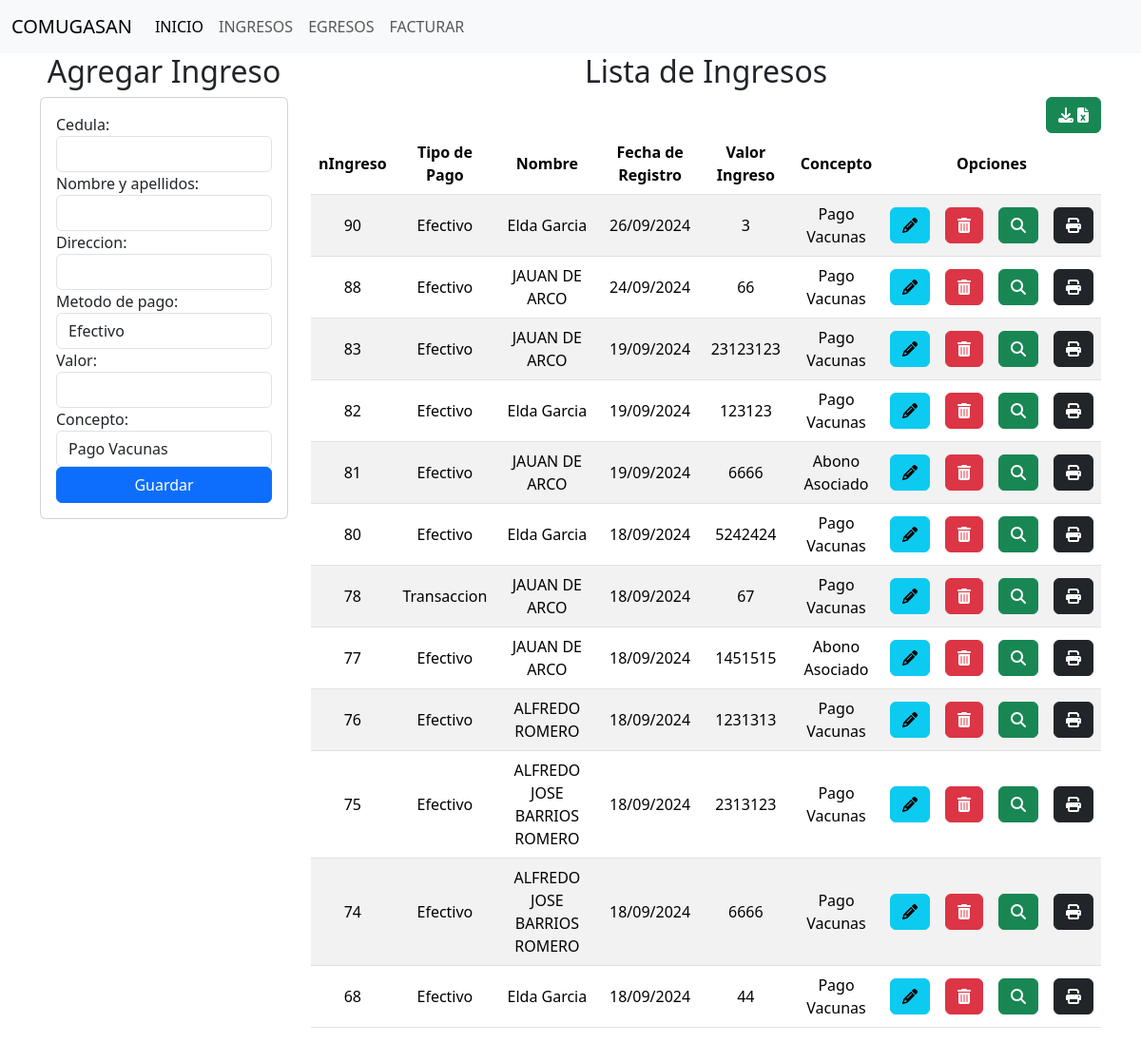
The app's page /, older data.
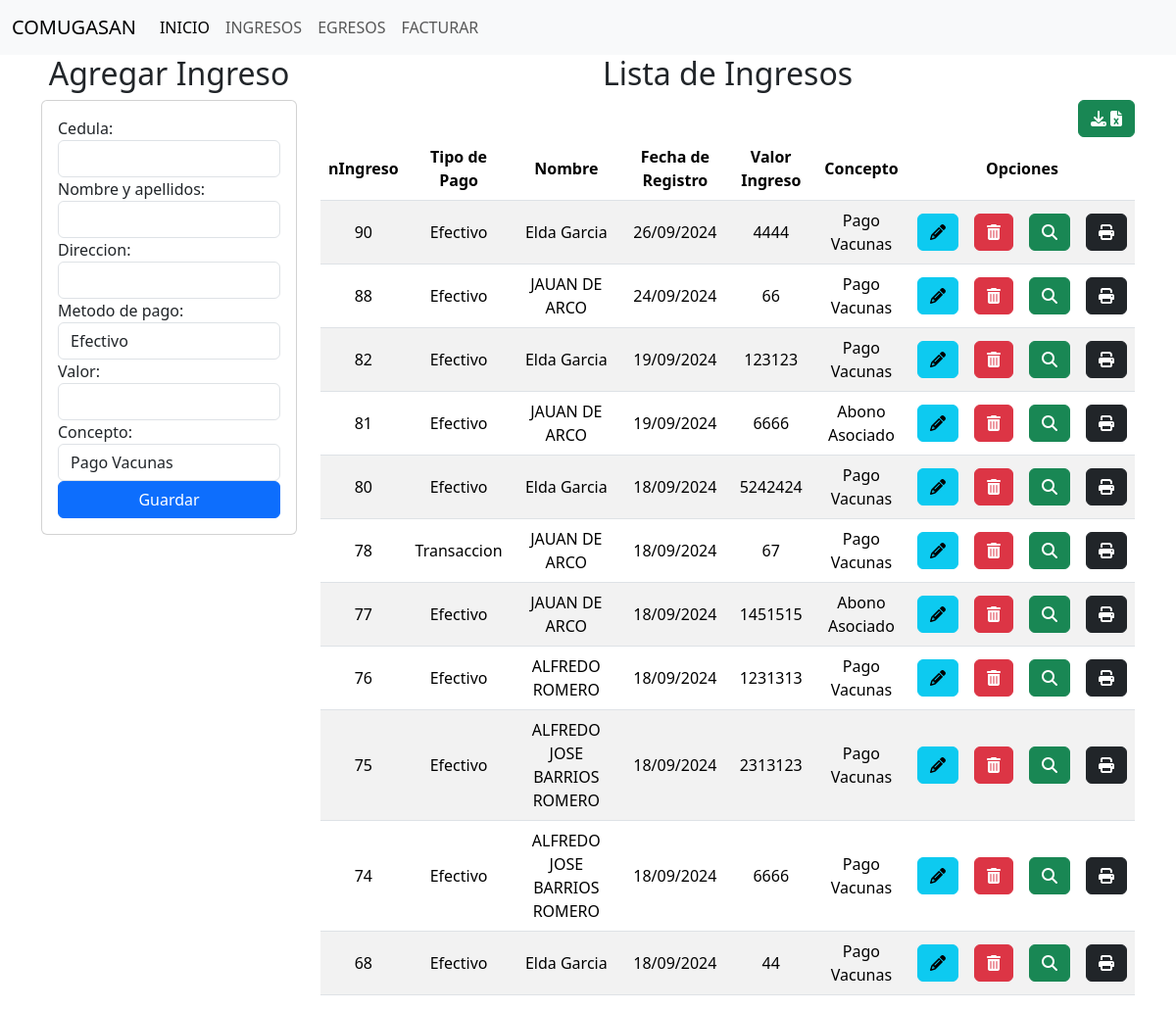
The same page, newer data.
### comite/models.py (models this page shows, shortened)
class Ingresos(models.Model):
    nIngreso = models.AutoField(primary_key=True)
    usuario = models.ForeignKey(Usuarios, on_delete=models.CASCADE,null=True)
    tipo_pago = models.CharField(max_length=20)
    ciudad = models.CharField(max_length=100,default='San Juan Nepomuceno',editable=False)
    fecha = models.DateTimeField(auto_now_add=True,editable=False)
    valorIngreso = models.IntegerField(default=0,blank=True,null=True)
    concepto = models.CharField(max_length=200)

class Usuarios(models.Model):
    cedula = models.IntegerField(primary_key=True)
    nombre_completo = models.CharField(max_length=100)
    direccion = models.CharField(max_length=255)

### comite/views.py (the view)
# urls.py: path('', views.home),
def home(request):
    ingresos = Ingresos.objects.all()
    usuarios = Usuarios.objects.all()
    ingresos_invertidos = []
    for i in ingresos[::-1]:
        ingresos_invertidos.append(i)
    return render(request,"ingresos/ingresos.html",{"ingresos":ingresos_invertidos,"usuarios":usuarios})

### comite/templates/ingresos/ingresos.html (shortened to what the changed rows need)
{% extends "base.html" %}
{% block body %}
<div class="row">
    <div class=" col-sm-12 col-md-6 col-lg-3 col-xl-3">
        <h2 style="text-align: center;">Agregar Ingreso</h2>
    </div>
    <div class=" col-sm-12 col-md-6 col-lg-9 col-xl-9">
        <h2 style="text-align: center;">Lista de Ingresos</h2>
        <div class="table-responsive">
            <table class="table table-striped">
                <thead>
                    <tr>
                        <th>nIngreso</th>
                        <th>Tipo de Pago</th>
                        <th>Nombre</th>
                        <th>Fecha de Registro</th>
                        <th>Valor Ingreso</th>
                        <th>Concepto</th>
                        <th colspan="4">Opciones</th>
                    </tr>
                </thead>
                <tbody>
                    {% for items in ingresos %}
                    <tr>
                        <td>{{items.nIngreso}}</td>
                        <td>{{items.tipo_pago}}</td>
                        <td>{{items.usuario.nombre_completo}}</td>
                        <td>{{items.fecha|date:"d/m/Y"}}</td>
                        <td>{{items.valorIngreso}}</td>
                        <td>{{items.concepto}}</td>
                        <td><a href="edicionIngreso/{{items.nIngreso}}" class="btn btn-info"><i class="fa-solid fa-pencil"></i></a></td>
                        <td><a href="eliminacionIngreso/{{items.nIngreso}}" class="btn btn-danger btnEliminacion"> <i class="fa-solid fa-trash-can"></i></a></td>
                        <td><a href="detalleIngreso/{{items.nIngreso}}" class="btn btn-success"><i class="fa-solid fa-magnifying-glass"></i></a></td>
                        <td><a href="detallePDF/{{items.nIngreso}}" onclick="abrirPopup(event, 'detallePDF/{{items.nIngreso}}', 'Mi ventana emergente', 800, 1000)"  class="btn btn-dark"><i class="fa-solid fa-print"></i></i></i></a></td>
                    </tr>
                    {% endfor%}
                </tbody>
            </table>
        </div>
    </div>
</div>
{% endblock %}

Row changes from the older to the newer data that the page shows:
removed Ingresos: nIngreso "83", tipo_pago "Efectivo", usuario.nombre_completo "JAUAN DE ARCO", fecha "19/09/2024", valorIngreso "23123123", concepto "Pago Vacunas"
changed Ingresos id 90: valorIngreso "3" → "4444"
